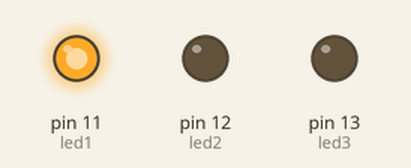
The sketch below on a simulated Arduino Uno, built with avr-gcc and run on an emulated ATmega328P. Parts: output pins drawn as LEDs (lit = HIGH).

Above: at 0.15 s.
At 1.35 s:
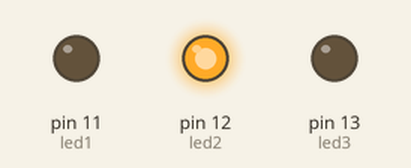
At 2.55 s:
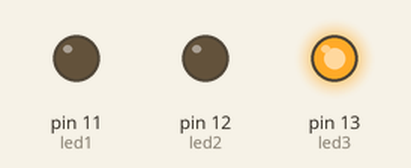
Timing chart, 0 to 3.0 s (numbered marks = the images above):
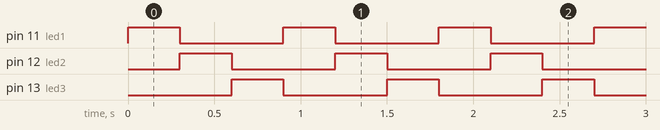

Measured:
- by itself, pin 11 (led1), pin 12 (led2), pin 13 (led3): alternates HIGH for 0.30 s and LOW for 0.60 s
- by itself, everything shown: repeats every 0.90 s, in 4 steps

The sketch:

IOT_PRACTICAL_4.2one_by_one.ino
```cpp
int led1 = 11;
int led2 = 12;
int led3 = 13;

void setup() {
  pinMode(led1, OUTPUT);
  pinMode(led2, OUTPUT);
  pinMode(led3, OUTPUT);
}

void loop() {
  digitalWrite(led1, HIGH);
  delay(300);
  digitalWrite(led1, LOW);

  digitalWrite(led2, HIGH);
  delay(300);
  digitalWrite(led2, LOW);

  digitalWrite(led3, HIGH);
  delay(300);
  digitalWrite(led3, LOW);
}
```
